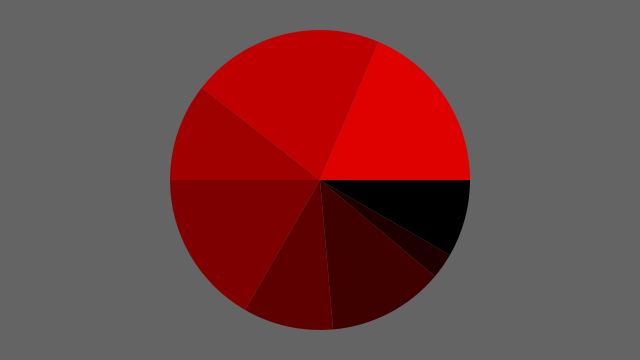
Frame 1 (no input)
Frame 2 (the mouse pressed at the canvas centre, redrawn once): identical to frame 1, image omitted

The Processing sketch that drew this single still picture (run headless with seeded random() and noise(); the mouse was pressed at the canvas centre and the sketch redrawn once):

// Processing sketch: Pastel
// ── Pastel.pde
/**
 * Pastel 
 * 
 * utiliza arc() para generar gráfico basado
 * en datos guardados en colección. 
 */

int[] angls = { 30, 10, 45, 35, 60, 38, 75, 67 };
float diametro = 300;

void setup() {
  size(640, 360);
  noStroke();
  noLoop();  // Corre el codigo solo una vez
}

void draw() {
  background(100);
  
  float ultAngl = 0;
  for (int i = 0; i < angls.length; i++) {
    float rojo = map(i, 0, angls.length, 0, 255);
    fill(rojo,0,0);
    arc(width/2, height/2, diametro, diametro, ultAngl, ultAngl+radians(angls[i]));
    ultAngl += radians(angls[i]);
  }
}
